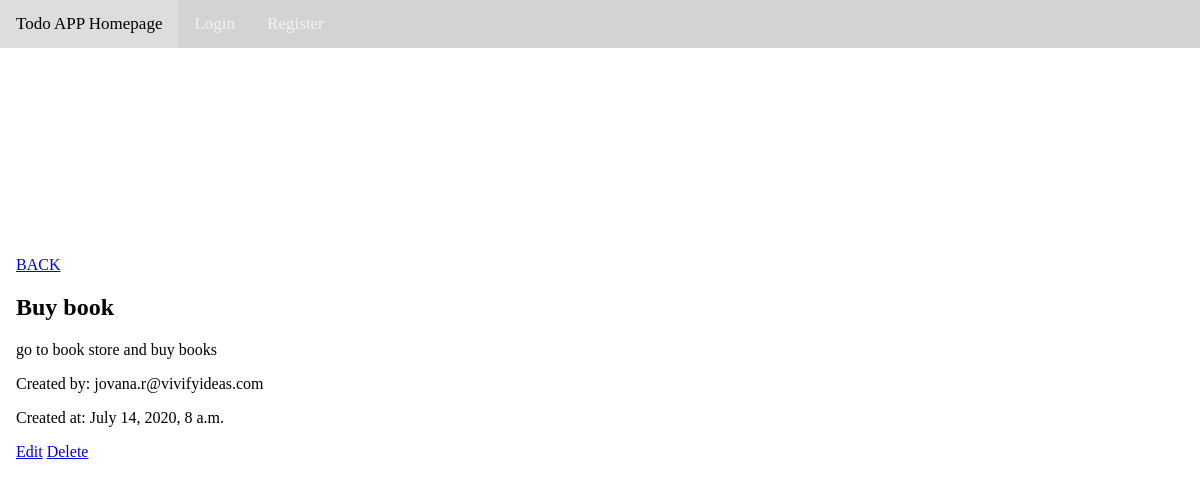
Before: /todos/4/ with the older database file.
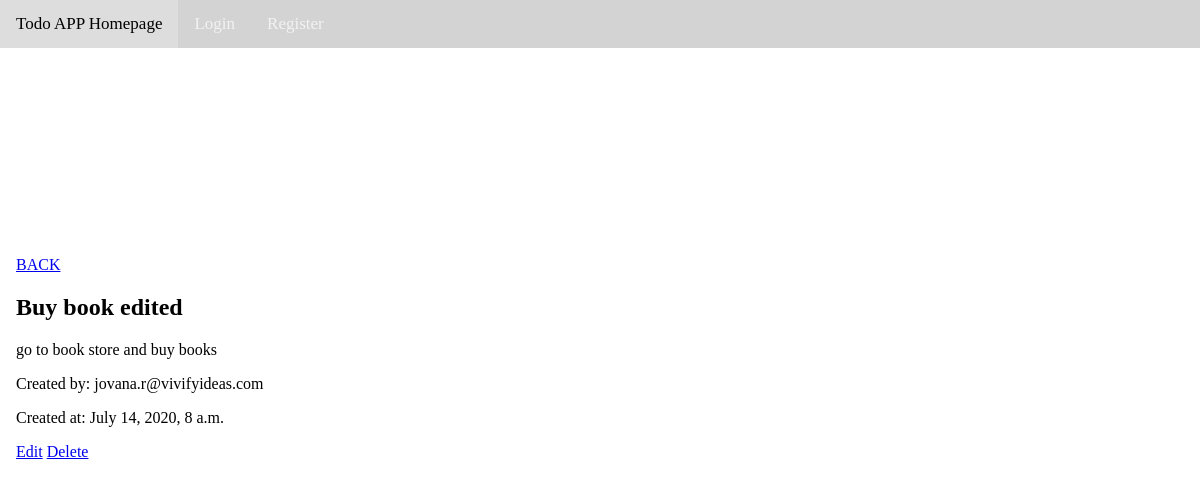
After: the same page with the newer database file.
### apps/todos/models.py (models this page shows, shortened)
class Todo(models.Model):
    title = models.CharField(max_length=200)
    content = models.TextField()
    author = models.ForeignKey(CustomUser, on_delete=models.CASCADE)
    created_at = models.DateTimeField("Date Created", default=datetime.now())

### apps/user/models.py (models this page shows, shortened)
class CustomUser(AbstractBaseUser):
    email = models.EmailField(verbose_name="email", unique=True)
    username = models.CharField(max_length=200)
    date_joined = models.DateTimeField(verbose_name="date joined", auto_now_add=True)
    last_login = models.DateTimeField(verbose_name="last login", auto_now_add=True)
    is_admin = models.BooleanField(default=False)
    is_active = models.BooleanField(default=True)
    is_staff = models.BooleanField(default=False)
    is_superuser = models.BooleanField(default=False)
    USERNAME_FIELD = "email"
    REQUIRED_FIELDS = ["username", ]
    objects = UserManager()
    def __str__(self):
        return self.email

### apps/todos/views.py (the view)
# urls.py: path("<int:todo_id>/", views.todo, name="todo"),
@require_http_methods(["GET"])
def todo(request, todo_id):
    todo = Todo.objects.get(id=todo_id)
    return render(request=request,
                   template_name="main/todo.html",
                   context={"todo": todo})

### apps/todos/templates/main/todo.html
{% extends "main/header.html" %}
{% block content %}
    <a href="/todos">BACK</a>
    <h2>{{todo.title}}</h2>
    <p>{{todo.content}}</p>
    <p>Created by: {{todo.author}}</p>
    <p>Created at: {{todo.created_at}}</p>
    <a href="{% url 'main:todos:todo-update-form' todo_id=todo.id %}">Edit</a>
    <a href="{% url 'main:todos:todo-delete' todo_id=todo.id %}">Delete</a>
{% endblock %}

Changed rows visible on the page:
changed Todo "go to book store and buy books": title "Buy book" → "Buy book edited"
